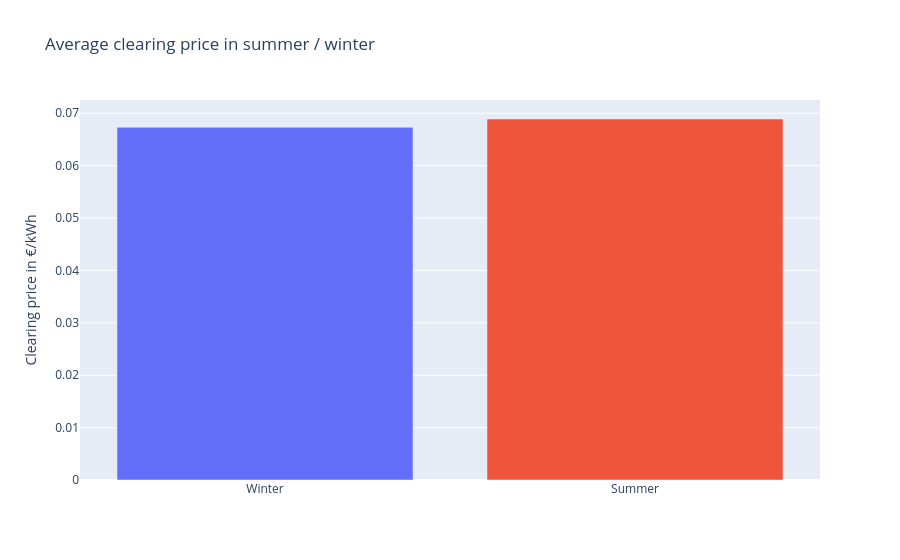

Notebook code cell kept with this figure:
### Code cell
sql = f"""
    SELECT
        avg(accepted_price) AS clearing_price
    FROM market_orders
    WHERE start_time >= '2023-04-01'
    AND start_time <= '2023-10-01'
    AND {SIM_FILTER}
"""
cp_summer = pd.read_sql(sql, con)
sql = f"""
    SELECT
        avg(accepted_price) AS clearing_price
    FROM market_orders
    WHERE start_time < '2023-04-01'
    OR start_time > '2023-10-01'
    AND {SIM_FILTER}
"""
cp_winter = pd.read_sql(sql, con)
fig = go.Figure()
fig.add_bar(x=["Winter"], y=cp_winter["clearing_price"])
fig.add_bar(x=["Summer"], y=cp_summer["clearing_price"])
fig.update_layout(
    showlegend=False,
    title="Average clearing price in summer / winter",
    yaxis_title="Clearing price in €/kWh")

### Figure 1 — Plotly figure (JSON) as saved in the notebook; plotly's stock layout.template omitted (floating-point values rounded to 4 significant figures)
{"data": [{"type": "bar", "x": ["Winter"], "y": [0.06732]}, {"type": "bar", "x": ["Summer"], "y": [0.0689]}], "layout": {"showlegend": false, "title": {"text": "Average clearing price in summer / winter"}, "yaxis": {"title": {"text": "Clearing price in €/kWh"}}}}
